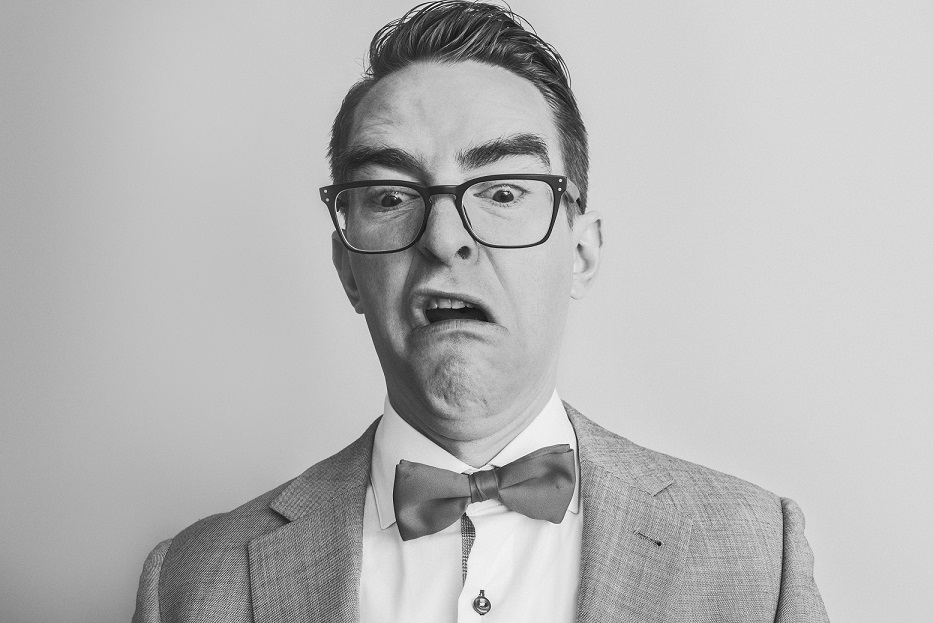
#> input picture 02-配套案例/03-机器视觉基础应用实训案例/13-图像特征检测基础实训/01SIFT-SURF特征检测/man.jpg, 933 x 623 px
$ python '尺度不变特征变换（SIFT）.py'
#> lines starting #> are read from the running program, lines starting #| are printed output that depends on the picture
#!/usr/bin/env python3
# -*- coding:UTF8 -*-


"""
#首先是得到SIFT句柄
sift = cv.xfeatures2d.SIFT_create()
#使用函数sift.detect()在图像中找关键点
kp = sift.detect(gray, None)
#返回值kp是一个带有很多属性的结构体，这写属性中包含角点坐标（x, y）,有意义的邻域大小，确定其方向的角度。
# OpenCV提供了一个绘制关键点的函数，cv2.drawKeypoints(),它可以在关键点处绘制一个小圆圈。
"""
import cv2 as cv
import numpy as np

def main():
    img = cv.imread('man.jpg')
#> img is the input picture: shape (623, 933, 3); min 3, max 255, mean 182.4
    gray = cv.cvtColor(img, cv.COLOR_BGR2GRAY)

    # 创建SIFT对象
    sift = cv.SIFT_create()
    # 查找关键点
    kp = sift.detect(gray, None)
#> kp = 554 keypoints; strongest (x, y, size): (560, 189, 2), (325, 191, 1.9), (482, 591, 2.8), (506, 193, 2)
    # 绘制出关键点
    img = cv.drawKeypoints(img, kp, None, (0, 255, 0) , 2)
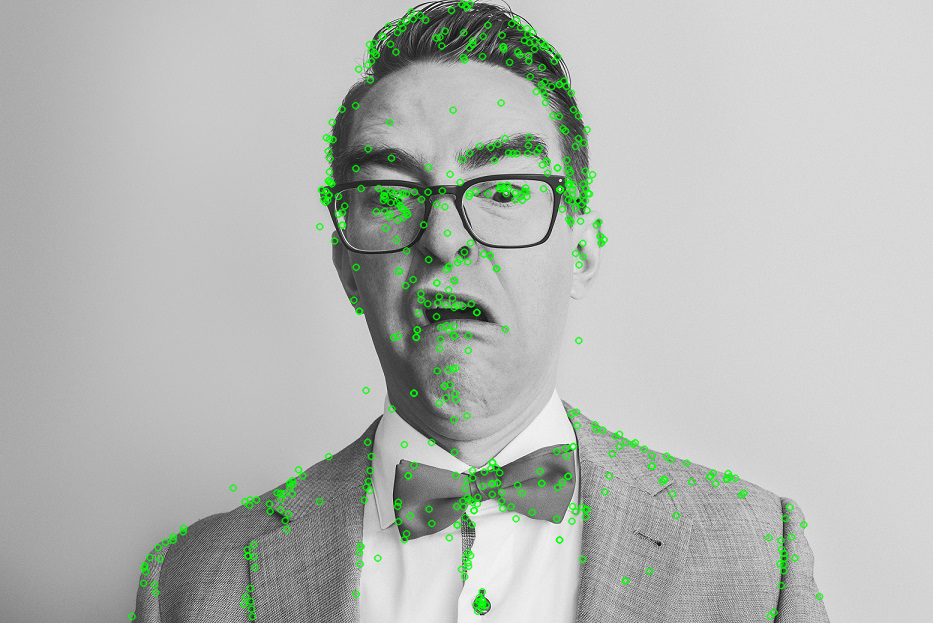
#> img: shape (623, 933, 3); mean B, G, R 180, 184.7, 180

    # 计算关键点描述符
    # kp是一个关键点列表，des是一个Numpy数组，其大小是kp的数目乘以128
    kp, des = sift.compute(gray, kp)

    cv.imshow('img', img)
    cv.imwrite('./res.jpg',img)
    cv.waitKey(0)
    cv.destroyWindow('img')


if __name__ == '__main__':
    main()
